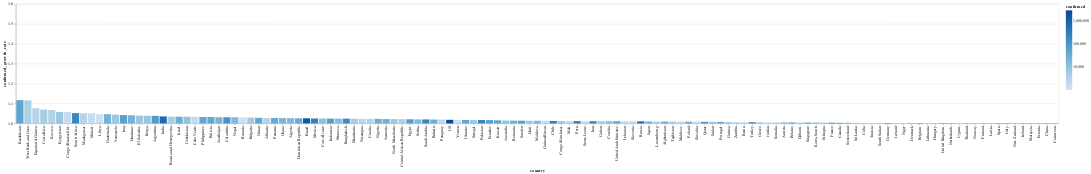

The notebook cell saved with this chart:
### Markdown cell above
# Tasa de contagios por país

El color corresponde con la cantidad de casos confirmados

### Code cell
today_df = global_df[
    (global_df.date == global_df.date.max()) & 
    (global_df.confirmed > 1000)
]


alt.Chart(today_df).mark_bar().encode(
    x=alt.X(
        'country', 
        sort=list(
            today_df.set_index('country')
                    .confirmed_growth_rate
                    .sort_values()
                    .index[::-1]
        )
    ),
    y=alt.X(
        'confirmed_growth_rate', 
        scale=alt.Scale(domain=[1, 1.6], clamp=True)
    ),
    color=alt.Color('confirmed', scale=alt.Scale(type='log')),
    tooltip=list(today_df.columns)
)

### Figure 1 — Vega-Lite specification as saved in the notebook (floating-point values rounded to 4 significant figures; data arrays with more than 128 entries replaced by an {"elided": "..."} marker saying what was removed)
{"config": {"view": {"continuousWidth": 400, "continuousHeight": 300}}, "data": {"name": "data-25ee87fc83ebf45f369909ff49d90772"}, "mark": "bar", "encoding": {"color": {"type": "quantitative", "field": "confirmed", "scale": {"type": "log"}}, "tooltip": [{"type": "temporal", "field": "date"}, {"type": "nominal", "field": "country"}, {"type": "quantitative", "field": "confirmed"}, {"type": "quantitative", "field": "recovered"}, {"type": "quantitative", "field": "death"}, {"type": "quantitative", "field": "confirmed_growth_rate"}, {"type": "quantitative", "field": "death_growth_rate"}, {"type": "temporal", "field": "first_infaction_date"}, {"type": "quantitative", "field": "days_from_first_infection"}, {"type": "temporal", "field": "tenth_infaction_date"}, {"type": "quantitative", "field": "days_from_tenth_infection"}, {"type": "temporal", "field": "first_death_date"}, {"type": "quantitative", "field": "days_from_first_death"}, {"type": "temporal", "field": "tenth_death_date"}, {"type": "quantitative", "field": "days_from_tenth_death"}], "x": {"type": "nominal", "field": "country", "sort": {"elided": "131 str values"}}, "y": {"type": "quantitative", "field": "confirmed_growth_rate", "scale": {"clamp": true, "domain": [1, 1.6]}}}, "$schema": "https://vega.github.io/schema/vega-lite/v4.8.1.json", "datasets": {"data-25ee87fc83ebf45f369909ff49d90772": {"elided": "131 records"}}}
